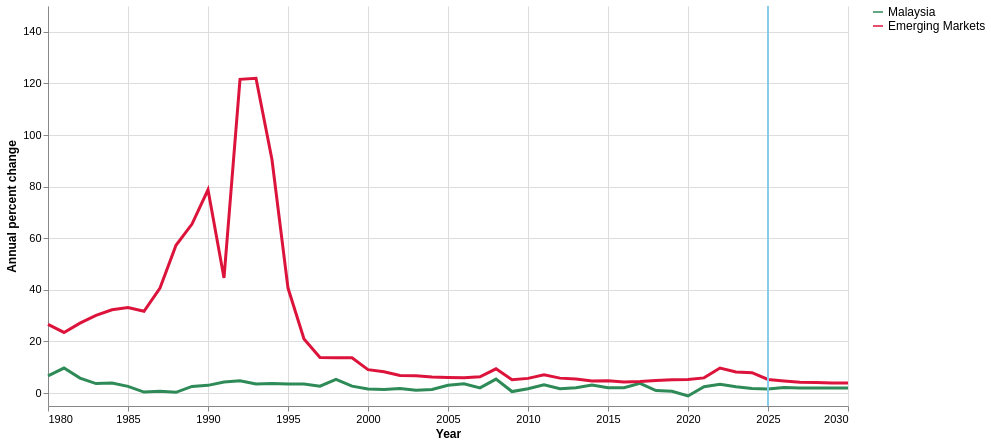

The specification (Vega-Lite) saved for this image:
### Vega-Lite specification from a JSON file in a GitHub repository (floating-point values rounded to 4 significant figures)
{"$schema": "https://vega.github.io/schema/vega-lite/v5.json", "description": "Malaysia vs Emerging Markets Inflation Comparison (1980-2030)", "width": 800, "height": 400, "data": {"values": [{"Country": "Malaysia", "Year": "1980", "Inflation": 6.7}, {"Country": "Malaysia", "Year": "1981", "Inflation": 9.7}, {"Country": "Malaysia", "Year": "1982", "Inflation": 5.8}, {"Country": "Malaysia", "Year": "1983", "Inflation": 3.7}, {"Country": "Malaysia", "Year": "1984", "Inflation": 3.9}, {"Country": "Malaysia", "Year": "1985", "Inflation": 2.6}, {"Country": "Malaysia", "Year": "1986", "Inflation": 0.4}, {"Country": "Malaysia", "Year": "1987", "Inflation": 0.7}, {"Country": "Malaysia", "Year": "1988", "Inflation": 0.3}, {"Country": "Malaysia", "Year": "1989", "Inflation": 2.6}, {"Country": "Malaysia", "Year": "1990", "Inflation": 3}, {"Country": "Malaysia", "Year": "1991", "Inflation": 4.3}, {"Country": "Malaysia", "Year": "1992", "Inflation": 4.8}, {"Country": "Malaysia", "Year": "1993", "Inflation": 3.5}, {"Country": "Malaysia", "Year": "1994", "Inflation": 3.7}, {"Country": "Malaysia", "Year": "1995", "Inflation": 3.5}, {"Country": "Malaysia", "Year": "1996", "Inflation": 3.5}, {"Country": "Malaysia", "Year": "1997", "Inflation": 2.7}, {"Country": "Malaysia", "Year": "1998", "Inflation": 5.3}, {"Country": "Malaysia", "Year": "1999", "Inflation": 2.7}, {"Country": "Malaysia", "Year": "2000", "Inflation": 1.6}, {"Country": "Malaysia", "Year": "2001", "Inflation": 1.4}, {"Country": "Malaysia", "Year": "2002", "Inflation": 1.8}, {"Country": "Malaysia", "Year": "2003", "Inflation": 1.1}, {"Country": "Malaysia", "Year": "2004", "Inflation": 1.4}, {"Country": "Malaysia", "Year": "2005", "Inflation": 3}, {"Country": "Malaysia", "Year": "2006", "Inflation": 3.6}, {"Country": "Malaysia", "Year": "2007", "Inflation": 2}, {"Country": "Malaysia", "Year": "2008", "Inflation": 5.4}, {"Country": "Malaysia", "Year": "2009", "Inflation": 0.6}, {"Country": "Malaysia", "Year": "2010", "Inflation": 1.7}, {"Country": "Malaysia", "Year": "2011", "Inflation": 3.2}, {"Country": "Malaysia", "Year": "2012", "Inflation": 1.7}, {"Country": "Malaysia", "Year": "2013", "Inflation": 2.1}, {"Country": "Malaysia", "Year": "2014", "Inflation": 3.1}, {"Country": "Malaysia", "Year": "2015", "Inflation": 2.1}, {"Country": "Malaysia", "Year": "2016", "Inflation": 2.1}, {"Country": "Malaysia", "Year": "2017", "Inflation": 3.8}, {"Country": "Malaysia", "Year": "2018", "Inflation": 1}, {"Country": "Malaysia", "Year": "2019", "Inflation": 0.7}, {"Country": "Malaysia", "Year": "2020", "Inflation": -1.1}, {"Country": "Malaysia", "Year": "2021", "Inflation": 2.5}, {"Country": "Malaysia", "Year": "2022", "Inflation": 3.4}, {"Country": "Malaysia", "Year": "2023", "Inflation": 2.5}, {"Country": "Malaysia", "Year": "2024", "Inflation": 1.8}, {"Country": "Malaysia", "Year": "2025", "Inflation": 1.6}, {"Country": "Malaysia", "Year": "2026", "Inflation": 2.2}, {"Country": "Malaysia", "Year": "2027", "Inflation": 2}, {"Country": "Malaysia", "Year": "2028", "Inflation": 2}, {"Country": "Malaysia", "Year": "2029", "Inflation": 2}, {"Country": "Malaysia", "Year": "2030", "Inflation": 2}, {"Country": "Emerging Markets", "Year": "1980", "Inflation": 26.6}, {"Country": "Emerging Markets", "Year": "1981", "Inflation": 23.5}, {"Country": "Emerging Markets", "Year": "1982", "Inflation": 27.1}, {"Country": "Emerging Markets", "Year": "1983", "Inflation": 30.1}, {"Country": "Emerging Markets", "Year": "1984", "Inflation": 32.3}, {"Country": "Emerging Markets", "Year": "1985", "Inflation": 33.2}, {"Country": "Emerging Markets", "Year": "1986", "Inflation": 31.7}, {"Country": "Emerging Markets", "Year": "1987", "Inflation": 40.7}, {"Country": "Emerging Markets", "Year": "1988", "Inflation": 57.3}, {"Country": "Emerging Markets", "Year": "1989", "Inflation": 65.5}, {"Country": "Emerging Markets", "Year": "1990", "Inflation": 78.8}, {"Country": "Emerging Markets", "Year": "1991", "Inflation": 44.6}, {"Country": "Emerging Markets", "Year": "1992", "Inflation": 121.6}, {"Country": "Emerging Markets", "Year": "1993", "Inflation": 122}, {"Country": "Emerging Markets", "Year": "1994", "Inflation": 90.4}, {"Country": "Emerging Markets", "Year": "1995", "Inflation": 40.7}, {"Country": "Emerging Markets", "Year": "1996", "Inflation": 21}, {"Country": "Emerging Markets", "Year": "1997", "Inflation": 13.8}, {"Country": "Emerging Markets", "Year": "1998", "Inflation": 13.7}, {"Country": "Emerging Markets", "Year": "1999", "Inflation": 13.7}, {"Country": "Emerging Markets", "Year": "2000", "Inflation": 9.1}, {"Country": "Emerging Markets", "Year": "2001", "Inflation": 8.3}, {"Country": "Emerging Markets", "Year": "2002", "Inflation": 6.8}, {"Country": "Emerging Markets", "Year": "2003", "Inflation": 6.7}, {"Country": "Emerging Markets", "Year": "2004", "Inflation": 6.2}, {"Country": "Emerging Markets", "Year": "2005", "Inflation": 6}, {"Country": "Emerging Markets", "Year": "2006", "Inflation": 5.9}, {"Country": "Emerging Markets", "Year": "2007", "Inflation": 6.3}, {"Country": "Emerging Markets", "Year": "2008", "Inflation": 9.4}, {"Country": "Emerging Markets", "Year": "2009", "Inflation": 5.2}, {"Country": "Emerging Markets", "Year": "2010", "Inflation": 5.7}, {"Country": "Emerging Markets", "Year": "2011", "Inflation": 7.1}, {"Country": "Emerging Markets", "Year": "2012", "Inflation": 5.8}, {"Country": "Emerging Markets", "Year": "2013", "Inflation": 5.5}, {"Country": "Emerging Markets", "Year": "2014", "Inflation": 4.7}, {"Country": "Emerging Markets", "Year": "2015", "Inflation": 4.8}, {"Country": "Emerging Markets", "Year": "2016", "Inflation": 4.3}, {"Country": "Emerging Markets", "Year": "2017", "Inflation": 4.5}, {"Country": "Emerging Markets", "Year": "2018", "Inflation": 4.9}, {"Country": "Emerging Markets", "Year": "2019", "Inflation": 5.2}, {"Country": "Emerging Markets", "Year": "2020", "Inflation": 5.3}, {"Country": "Emerging Markets", "Year": "2021", "Inflation": 5.9}, {"Country": "Emerging Markets", "Year": "2022", "Inflation": 9.7}, {"Country": "Emerging Markets", "Year": "2023", "Inflation": 8.2}, {"Country": "Emerging Markets", "Year": "2024", "Inflation": 7.9}, {"Country": "Emerging Markets", "Year": "2025", "Inflation": 5.3}, {"Country": "Emerging Markets", "Year": "2026", "Inflation": 4.7}, {"Country": "Emerging Markets", "Year": "2027", "Inflation": 4.2}, {"Country": "Emerging Markets", "Year": "2028", "Inflation": 4.1}, {"Country": "Emerging Markets", "Year": "2029", "Inflation": 3.9}, {"Country": "Emerging Markets", "Year": "2030", "Inflation": 3.9}]}, "layer": [{"mark": {"type": "line", "strokeWidth": 3}, "encoding": {"x": {"field": "Year", "type": "quantitative", "title": "Year", "scale": {"domain": [1980, 2030]}, "axis": {"tickCount": 10, "format": "d"}}, "y": {"field": "Inflation", "type": "quantitative", "title": "Annual percent change", "scale": {"domain": [-5, 150]}}, "color": {"field": "Country", "type": "nominal", "scale": {"domain": ["Malaysia", "Emerging Markets"], "range": ["#2E8B57", "#DC143C"]}, "title": null}, "strokeDash": {"condition": {"test": "datum.Year >= 2025", "value": [5, 5]}, "value": [0, 0]}}}, {"mark": {"type": "rule", "stroke": "#87CEEB", "strokeWidth": 1.5, "opacity": 0.8}, "encoding": {"x": {"datum": 2025}}}], "config": {"title": {"fontSize": 18, "fontWeight": "bold"}, "legend": {"labelFontSize": 12, "titleFontSize": 13}, "axis": {"labelFontSize": 11, "titleFontSize": 12}, "view": {"stroke": "transparent"}}}
